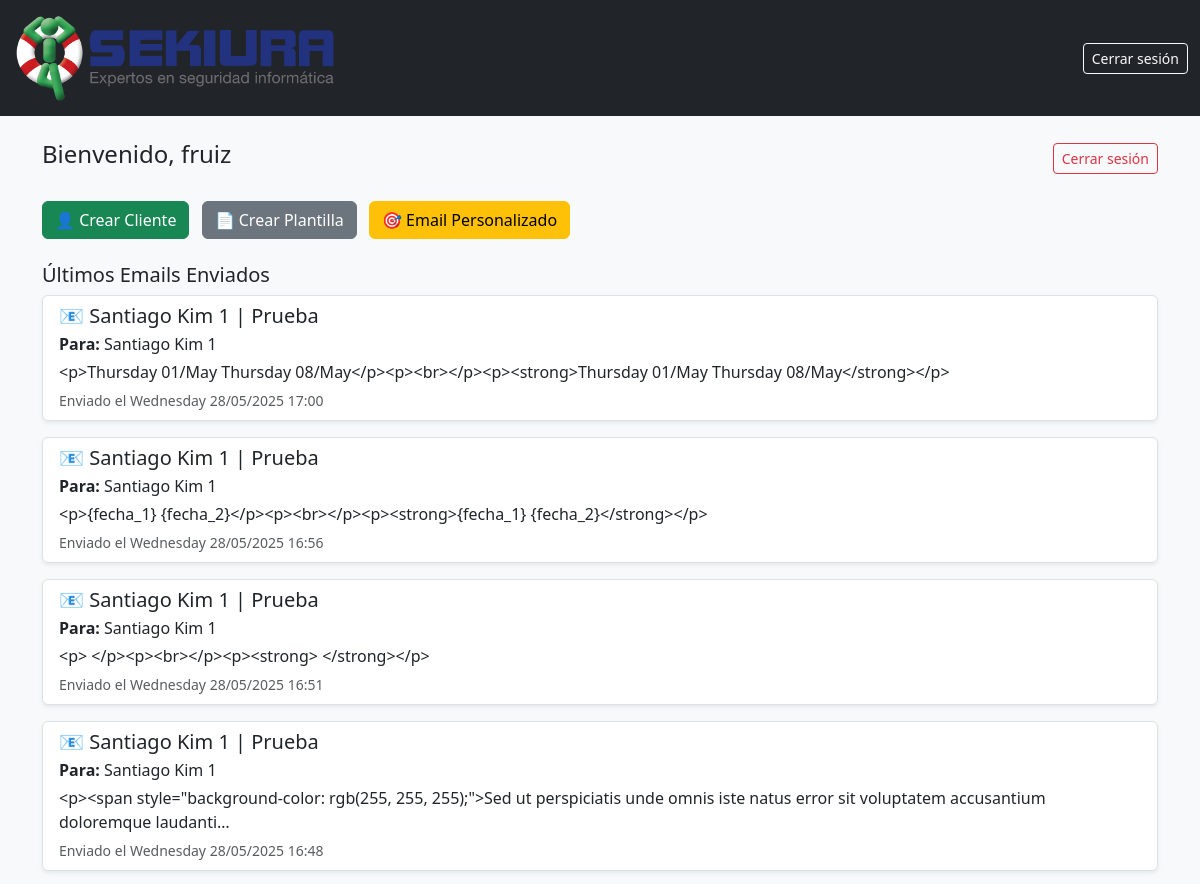
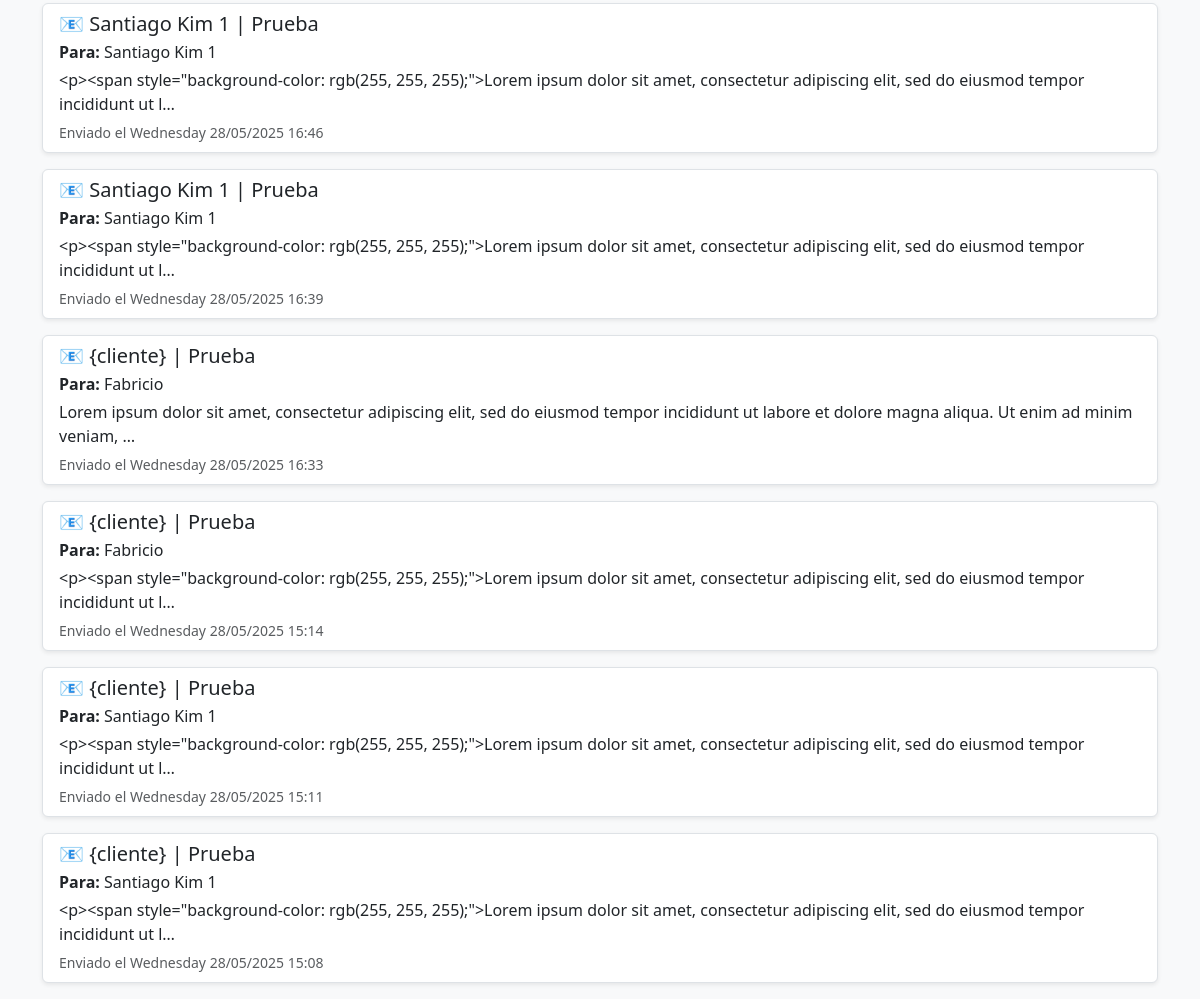
The app's page / (signed in) with its own data (2 pictures, top to bottom).
### api/models.py (models this page shows, shortened)
class EmailEnviado(models.Model):
    usuario = models.ForeignKey(User, on_delete=models.CASCADE)
    cliente = models.ForeignKey(Cliente, on_delete=models.CASCADE)
    plantilla = models.ForeignKey(PlantillaEmail, on_delete=models.SET_NULL, null=True)
    fecha_evento = models.DateField()
    asunto = models.CharField(max_length=100)
    cuerpo = models.TextField()
    enviado = models.BooleanField(default=False)
    fecha_envio = models.DateTimeField(auto_now_add=True)

class Cliente(models.Model):
    nombre = models.CharField(max_length=100)
    email_1 = models.EmailField(null=True, blank=True)
    email_2 = models.EmailField(null=True, blank=True)
    email_3 = models.EmailField(null=True, blank=True)
    email_4 = models.EmailField(null=True, blank=True)
    email_5 = models.EmailField(null=True, blank=True)
    email_6 = models.EmailField(null=True, blank=True)
    cc_1 = models.EmailField(null=True, blank=True)
    cc_2 = models.EmailField(null=True, blank=True)

### api/views.py (the view)
# urls.py: path('', home_view, name='home'),  # Landing page después del login
@login_required
def home_view(request):
    emails = EmailEnviado.objects.filter(usuario=request.user).order_by('-fecha_envio')[:20]
    return render(request, 'home.html', {'emails': emails})

### api/templates/home.html (shortened to what this page needs)
{% extends 'base.html' %}
{% block content %}
  <div class="d-flex justify-content-between align-items-center mb-4">
    <h1 class="h4">Bienvenido, {{ request.user.username }}</h1>
    <form method="post" action="{% url 'logout' %}">
      <button type="submit" class="btn btn-outline-danger btn-sm">Cerrar sesión</button>
    </form>
  </div>
  <div class="mb-4">
    <a href="{% url 'crear_cliente' %}" class="btn btn-success me-2">👤 Crear Cliente</a>
    <a href="{% url 'crear_plantilla' %}" class="btn btn-secondary me-2">📄 Crear Plantilla</a>
    <a href="{% url 'crear_email_personalizado' %}" class="btn btn-warning me-2">🎯 Email Personalizado</a>
  </div>
  <h2 class="h5">Últimos Emails Enviados</h2>
  {% if emails %}
    <div class="list-group">
      {% for mail in emails %}
        <div class="list-group-item mb-3 shadow-sm border rounded">
          <h5 class="mb-1">📧 {{ mail.asunto }}</h5>
          <p class="mb-1"><strong>Para:</strong> {{ mail.cliente.nombre }}</p>
          <p class="mb-1">{{ mail.cuerpo|truncatechars:150 }}</p>
          <small class="text-muted">Enviado el {{ mail.fecha_envio|date:"l d/m/Y H:i" }}</small>
        </div>
      {% endfor %}
    </div>
  {% else %}
    <div class="alert alert-warning mt-3">No enviaste emails todavía.</div>
  {% endif %}
{% endblock %}

### api/templates/base.html (shortened to what this page needs)
{% load static %}
<!DOCTYPE html>
<html lang="es">
<head>
  <link href="https://cdn.jsdelivr.net/npm/bootstrap@5.3.3/dist/css/bootstrap.min.css" rel="stylesheet">
</head>
<body>
  <nav class="navbar navbar-expand-lg mb-4">
    <div class="container-fluid">
      <a class="navbar-brand d-flex align-items-center gap-2" href="{% url 'home' %}">
        <img src="{% static 'img/logo sekiura.png' %}" alt="Logo" height="90">
      </a>
      <div class="d-flex ms-auto">
        <form method="post" action="{% url 'logout' %}">
          <button type="submit" class="btn btn-sm btn-outline-light">Cerrar sesión</button>
        </form>
      </div>
    </div>
  </nav>
  <div class="container">
    {% block content %}
    {% endblock %}
  </div>
</body>
</html>

### api/templates/base.html (style rules this page uses)
body { background-color: #f8f9fa; }
.navbar { background-color: #212529; }
.navbar-brand, .nav-link, .nav-link:hover { color: #fff !important; }

### records on screen
EmailEnviado: asunto "Santiago Kim 1 | Prueba", cliente.nombre "Santiago Kim 1", cuerpo "<p>Thursday 01/May Thursday 08/May</p><p><br></p><p><strong>Thursday 01/May Thursday 08/May</strong></p>", fecha_envio "Wednesday 28/05/2025 17:00"
EmailEnviado: asunto "Santiago Kim 1 | Prueba", cliente.nombre "Santiago Kim 1", cuerpo "<p>{fecha_1} {fecha_2}</p><p><br></p><p><strong>{fecha_1} {fecha_2}</strong></p>", fecha_envio "Wednesday 28/05/2025 16:56"
EmailEnviado: asunto "Santiago Kim 1 | Prueba", cliente.nombre "Santiago Kim 1", cuerpo "<p> </p><p><br></p><p><strong> </strong></p>", fecha_envio "Wednesday 28/05/2025 16:51"
EmailEnviado: asunto "Santiago Kim 1 | Prueba", cliente.nombre "Santiago Kim 1", cuerpo "<p><span style=\"background-color: rgb(255, 255, 255);\">Sed ut perspiciatis unde omnis iste natus error sit voluptatem accusantium doloremque laudanti…", fecha_envio "Wednesday 28/05/2025 16:48"
EmailEnviado: asunto "Santiago Kim 1 | Prueba", cliente.nombre "Santiago Kim 1", cuerpo "<p><span style=\"background-color: rgb(255, 255, 255);\">Lorem ipsum dolor sit amet, consectetur adipiscing elit, sed do eiusmod tempor incididunt ut l…", fecha_envio "Wednesday 28/05/2025 16:46"
EmailEnviado: asunto "Santiago Kim 1 | Prueba", cliente.nombre "Santiago Kim 1", cuerpo "<p><span style=\"background-color: rgb(255, 255, 255);\">Lorem ipsum dolor sit amet, consectetur adipiscing elit, sed do eiusmod tempor incididunt ut l…", fecha_envio "Wednesday 28/05/2025 16:39"
EmailEnviado: asunto "{cliente} | Prueba", cliente.nombre "Fabricio", cuerpo "Lorem ipsum dolor sit amet, consectetur adipiscing elit, sed do eiusmod tempor incididunt ut labore et dolore magna aliqua. Ut enim ad minim veniam, …", fecha_envio "Wednesday 28/05/2025 16:33"
EmailEnviado: asunto "{cliente} | Prueba", cliente.nombre "Fabricio", cuerpo "<p><span style=\"background-color: rgb(255, 255, 255);\">Lorem ipsum dolor sit amet, consectetur adipiscing elit, sed do eiusmod tempor incididunt ut l…", fecha_envio "Wednesday 28/05/2025 15:14"
EmailEnviado: asunto "{cliente} | Prueba", cliente.nombre "Santiago Kim 1", cuerpo "<p><span style=\"background-color: rgb(255, 255, 255);\">Lorem ipsum dolor sit amet, consectetur adipiscing elit, sed do eiusmod tempor incididunt ut l…", fecha_envio "Wednesday 28/05/2025 15:11"
EmailEnviado: asunto "{cliente} | Prueba", cliente.nombre "Santiago Kim 1", cuerpo "<p><span style=\"background-color: rgb(255, 255, 255);\">Lorem ipsum dolor sit amet, consectetur adipiscing elit, sed do eiusmod tempor incididunt ut l…", fecha_envio "Wednesday 28/05/2025 15:08"

### other values on screen
{{ request.user.username }} "fruiz"
